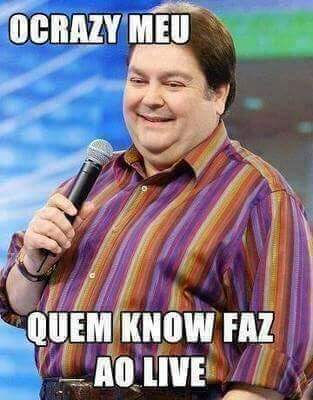
%> input picture MATLAB/1.jpg, 313 x 400 px
$ octave abre_img.m   (GNU Octave 9; MATLAB toolbox functions it lacks are replaced by stand-ins)
%> lines starting %> are read from the running program, lines starting %| are printed output that depends on the picture
%abre uma imagem

img = imread('1.jpg');
%> img is the input picture: size 400x313x3 uint8; mean R, G, B 132, 121.6, 134.8

% BW = im2bw(RGB,0.5);
% imshow(RGB), figure, imshow(BW);


%Questão 1.2
canalR = img(:,:,1); % Canal Vermelho
canalG = img(:,:,2); % Canal Verde
canalB = img(:,:,3); % Canal Azul
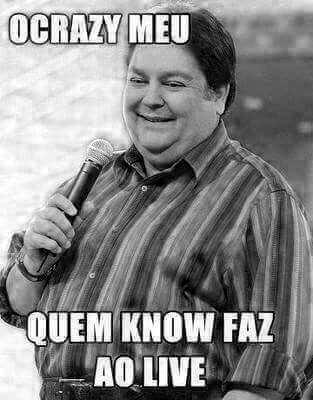
%> canalB: size 400x313 uint8; min 0, max 255, mean 134.8
z = zeros(size(img, 1), size(img, 2)); %matriz de zeros
vermelho = cat(3, canalR, z, z); % Imagem vermelha
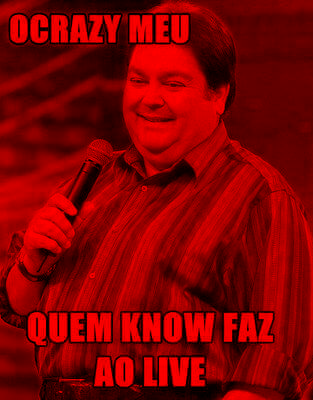
%> vermelho: size 400x313x3 uint8; mean R, G, B 132, 0, 0
verde = cat(3, z, canalG, z); %imagem verde
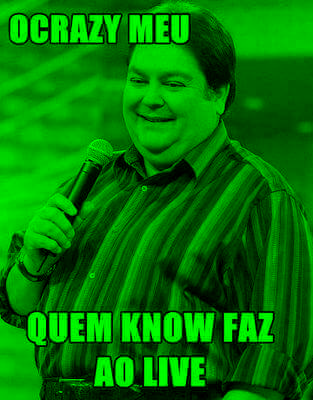
%> verde: size 400x313x3 uint8; mean R, G, B 0, 121.6, 0
azul = cat(3, z, z, canalB); %imagem azul
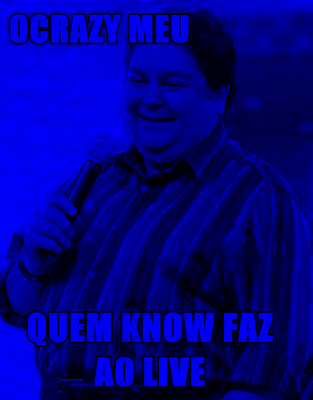
%> azul: size 400x313x3 uint8; mean R, G, B 0, 0, 134.8

figure, imshow(img), title('Original')
% figure, imshow(vermelho), title('Vermelho')
% figure, imshow(verde), title('Verde')
% figure, imshow(azul), title('Azul')


%Questão 1.3
negativo = imcomplement(img);
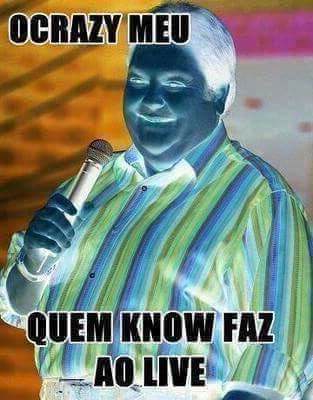
%> negativo: size 400x313x3 uint8; mean R, G, B 123, 133.4, 120.2

% figure, imshow(negativo), title('Negativo')


%Questão 1.4
brilhoAdd = imadd(img, 50);
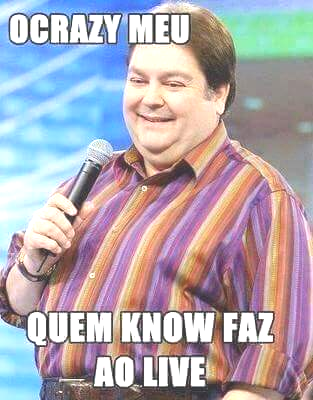
%> brilhoAdd: size 400x313x3 uint8; mean R, G, B 177.8, 168.6, 176.5

% figure, imshow(brilhoAdd), title('Brilho Aditivo')


%Questão 1.5
brilhoMult = immultiply(img, 1.5);
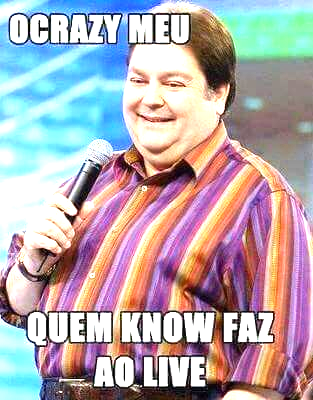
%> brilhoMult: size 400x313x3 uint8; mean R, G, B 181, 169.1, 174.9

figure, imshow(brilhoMult), title('Brilho Multiplicativo')


% imshow(X,map), figure, imshow(BW)

% RGB = imread('1.jpg');
%
% % image(RGB)
%
%
% %abre a img em rgb
% YIQ = rgb2ntsc(RGB);
%
% image(YIQ);
%
% I = YIQ(:,:,1);
%
% image(I);
